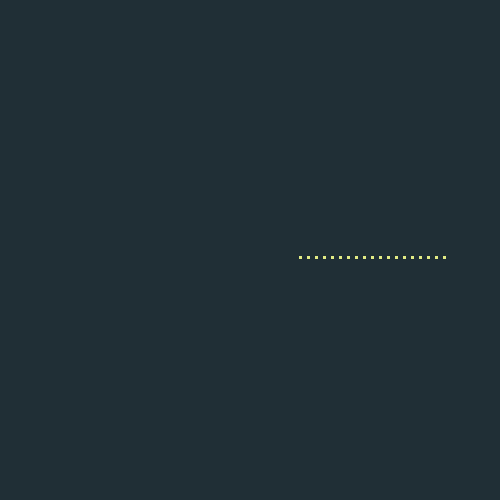
Frame 1 (no input)
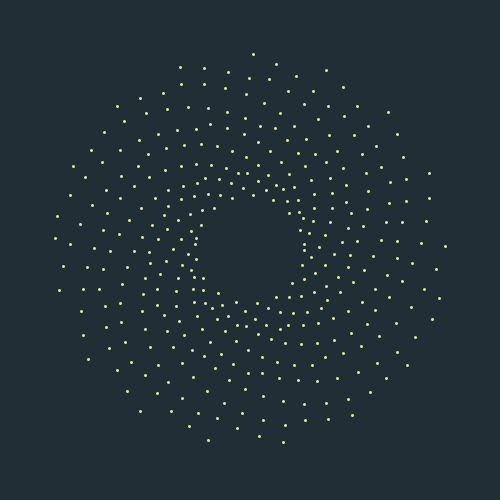
Frame 60 (the mouse pressed at the canvas centre just before this capture)
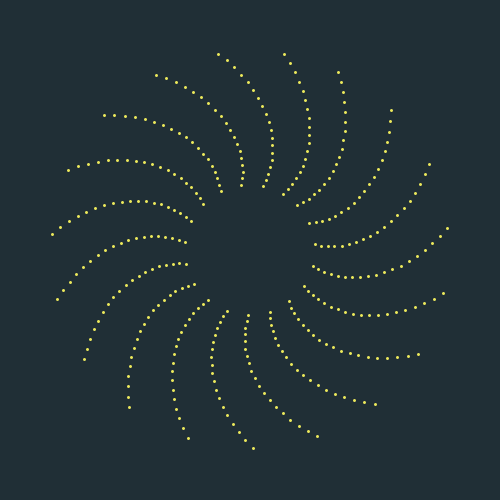
Frame 120 (the mouse held since frame 60 and released just before this capture)

The Processing sketch that drew these frames (run headless with seeded random() and noise(); from frame 60 on, the mouse is pressed at the canvas centre):

// Processing sketch: Blaise_Ombeline
// ── Blaise_Ombeline.pde
/**
 * Ombeline Blaise
 * 
 */


float i;
void setup() {
  size(500, 500);
}

void draw() {
  background(#202F36);

 float sinusA = sin(frameCount*0.05);
       float r = map (sinusA, -1, 1, 255, 200);
       float v = map (sinusA, -1, 1, 230, 240);
       float b = map (sinusA, -1, 1, 0, 255);

  stroke(r, v, b);
  strokeWeight(3);

  pushMatrix();
  translate(width/2, height/2);
  for (int x=50; x<200; x+=8) {
    for (int y=50; y<200; y+=8) {
      rotate(i);

      //float f =map(mouseX, 0, 500, 0, 150);
      float f = sin(frameCount*0.05)*150;
      line(x, f, x, f);
    };
  };
  i+=0.05;
  popMatrix();
}
